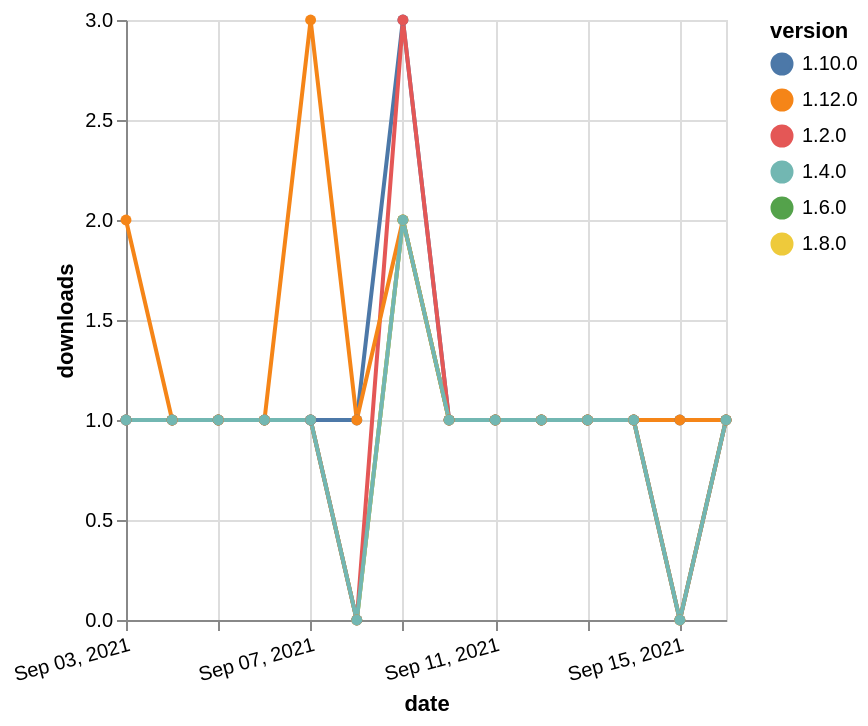

Write the Vega-Lite specification saved for this chart.
### Vega-Lite specification from a JSON file in a GitHub repository (floating-point values rounded to 4 significant figures)
{"$schema": "https://vega.github.io/schema/vega-lite/v5.json", "description": "A simple bar chart with embedded data.", "data": {"values": [{"date": "2021-09-03", "total": 202, "delta": 1, "version": "1.6.0"}, {"date": "2021-09-04", "total": 203, "delta": 1, "version": "1.6.0"}, {"date": "2021-09-05", "total": 204, "delta": 1, "version": "1.6.0"}, {"date": "2021-09-06", "total": 205, "delta": 1, "version": "1.6.0"}, {"date": "2021-09-07", "total": 206, "delta": 1, "version": "1.6.0"}, {"date": "2021-09-08", "total": 206, "delta": 0, "version": "1.6.0"}, {"date": "2021-09-09", "total": 208, "delta": 2, "version": "1.6.0"}, {"date": "2021-09-10", "total": 209, "delta": 1, "version": "1.6.0"}, {"date": "2021-09-11", "total": 210, "delta": 1, "version": "1.6.0"}, {"date": "2021-09-12", "total": 211, "delta": 1, "version": "1.6.0"}, {"date": "2021-09-13", "total": 212, "delta": 1, "version": "1.6.0"}, {"date": "2021-09-14", "total": 213, "delta": 1, "version": "1.6.0"}, {"date": "2021-09-15", "total": 213, "delta": 0, "version": "1.6.0"}, {"date": "2021-09-16", "total": 214, "delta": 1, "version": "1.6.0"}, {"date": "2021-09-03", "total": 175, "delta": 1, "version": "1.8.0"}, {"date": "2021-09-04", "total": 176, "delta": 1, "version": "1.8.0"}, {"date": "2021-09-05", "total": 177, "delta": 1, "version": "1.8.0"}, {"date": "2021-09-06", "total": 178, "delta": 1, "version": "1.8.0"}, {"date": "2021-09-07", "total": 179, "delta": 1, "version": "1.8.0"}, {"date": "2021-09-08", "total": 179, "delta": 0, "version": "1.8.0"}, {"date": "2021-09-09", "total": 181, "delta": 2, "version": "1.8.0"}, {"date": "2021-09-10", "total": 182, "delta": 1, "version": "1.8.0"}, {"date": "2021-09-11", "total": 183, "delta": 1, "version": "1.8.0"}, {"date": "2021-09-12", "total": 184, "delta": 1, "version": "1.8.0"}, {"date": "2021-09-13", "total": 185, "delta": 1, "version": "1.8.0"}, {"date": "2021-09-14", "total": 186, "delta": 1, "version": "1.8.0"}, {"date": "2021-09-15", "total": 186, "delta": 0, "version": "1.8.0"}, {"date": "2021-09-16", "total": 187, "delta": 1, "version": "1.8.0"}, {"date": "2021-09-03", "total": 198, "delta": 1, "version": "1.10.0"}, {"date": "2021-09-04", "total": 199, "delta": 1, "version": "1.10.0"}, {"date": "2021-09-05", "total": 200, "delta": 1, "version": "1.10.0"}, {"date": "2021-09-06", "total": 201, "delta": 1, "version": "1.10.0"}, {"date": "2021-09-07", "total": 202, "delta": 1, "version": "1.10.0"}, {"date": "2021-09-08", "total": 203, "delta": 1, "version": "1.10.0"}, {"date": "2021-09-09", "total": 206, "delta": 3, "version": "1.10.0"}, {"date": "2021-09-10", "total": 207, "delta": 1, "version": "1.10.0"}, {"date": "2021-09-11", "total": 208, "delta": 1, "version": "1.10.0"}, {"date": "2021-09-12", "total": 209, "delta": 1, "version": "1.10.0"}, {"date": "2021-09-13", "total": 210, "delta": 1, "version": "1.10.0"}, {"date": "2021-09-14", "total": 211, "delta": 1, "version": "1.10.0"}, {"date": "2021-09-15", "total": 212, "delta": 1, "version": "1.10.0"}, {"date": "2021-09-16", "total": 213, "delta": 1, "version": "1.10.0"}, {"date": "2021-09-03", "total": 401, "delta": 1, "version": "1.2.0"}, {"date": "2021-09-04", "total": 402, "delta": 1, "version": "1.2.0"}, {"date": "2021-09-05", "total": 403, "delta": 1, "version": "1.2.0"}, {"date": "2021-09-06", "total": 404, "delta": 1, "version": "1.2.0"}, {"date": "2021-09-07", "total": 405, "delta": 1, "version": "1.2.0"}, {"date": "2021-09-08", "total": 405, "delta": 0, "version": "1.2.0"}, {"date": "2021-09-09", "total": 408, "delta": 3, "version": "1.2.0"}, {"date": "2021-09-10", "total": 409, "delta": 1, "version": "1.2.0"}, {"date": "2021-09-11", "total": 410, "delta": 1, "version": "1.2.0"}, {"date": "2021-09-12", "total": 411, "delta": 1, "version": "1.2.0"}, {"date": "2021-09-13", "total": 412, "delta": 1, "version": "1.2.0"}, {"date": "2021-09-14", "total": 413, "delta": 1, "version": "1.2.0"}, {"date": "2021-09-15", "total": 413, "delta": 0, "version": "1.2.0"}, {"date": "2021-09-16", "total": 414, "delta": 1, "version": "1.2.0"}, {"date": "2021-09-03", "total": 123, "delta": 2, "version": "1.12.0"}, {"date": "2021-09-04", "total": 124, "delta": 1, "version": "1.12.0"}, {"date": "2021-09-05", "total": 125, "delta": 1, "version": "1.12.0"}, {"date": "2021-09-06", "total": 126, "delta": 1, "version": "1.12.0"}, {"date": "2021-09-07", "total": 129, "delta": 3, "version": "1.12.0"}, {"date": "2021-09-08", "total": 130, "delta": 1, "version": "1.12.0"}, {"date": "2021-09-09", "total": 132, "delta": 2, "version": "1.12.0"}, {"date": "2021-09-10", "total": 133, "delta": 1, "version": "1.12.0"}, {"date": "2021-09-11", "total": 134, "delta": 1, "version": "1.12.0"}, {"date": "2021-09-12", "total": 135, "delta": 1, "version": "1.12.0"}, {"date": "2021-09-13", "total": 136, "delta": 1, "version": "1.12.0"}, {"date": "2021-09-14", "total": 137, "delta": 1, "version": "1.12.0"}, {"date": "2021-09-15", "total": 138, "delta": 1, "version": "1.12.0"}, {"date": "2021-09-16", "total": 139, "delta": 1, "version": "1.12.0"}, {"date": "2021-09-03", "total": 204, "delta": 1, "version": "1.4.0"}, {"date": "2021-09-04", "total": 205, "delta": 1, "version": "1.4.0"}, {"date": "2021-09-05", "total": 206, "delta": 1, "version": "1.4.0"}, {"date": "2021-09-06", "total": 207, "delta": 1, "version": "1.4.0"}, {"date": "2021-09-07", "total": 208, "delta": 1, "version": "1.4.0"}, {"date": "2021-09-08", "total": 208, "delta": 0, "version": "1.4.0"}, {"date": "2021-09-09", "total": 210, "delta": 2, "version": "1.4.0"}, {"date": "2021-09-10", "total": 211, "delta": 1, "version": "1.4.0"}, {"date": "2021-09-11", "total": 212, "delta": 1, "version": "1.4.0"}, {"date": "2021-09-12", "total": 213, "delta": 1, "version": "1.4.0"}, {"date": "2021-09-13", "total": 214, "delta": 1, "version": "1.4.0"}, {"date": "2021-09-14", "total": 215, "delta": 1, "version": "1.4.0"}, {"date": "2021-09-15", "total": 215, "delta": 0, "version": "1.4.0"}, {"date": "2021-09-16", "total": 216, "delta": 1, "version": "1.4.0"}]}, "width": "container", "mark": {"type": "line", "point": {"filled": true}}, "encoding": {"x": {"field": "date", "type": "temporal", "timeUnit": "yearmonthdate", "title": "date", "axis": {"labelAngle": -15}}, "y": {"field": "delta", "type": "quantitative", "title": "downloads"}, "color": {"field": "version", "type": "nominal"}, "tooltip": {"field": "delta"}}}
